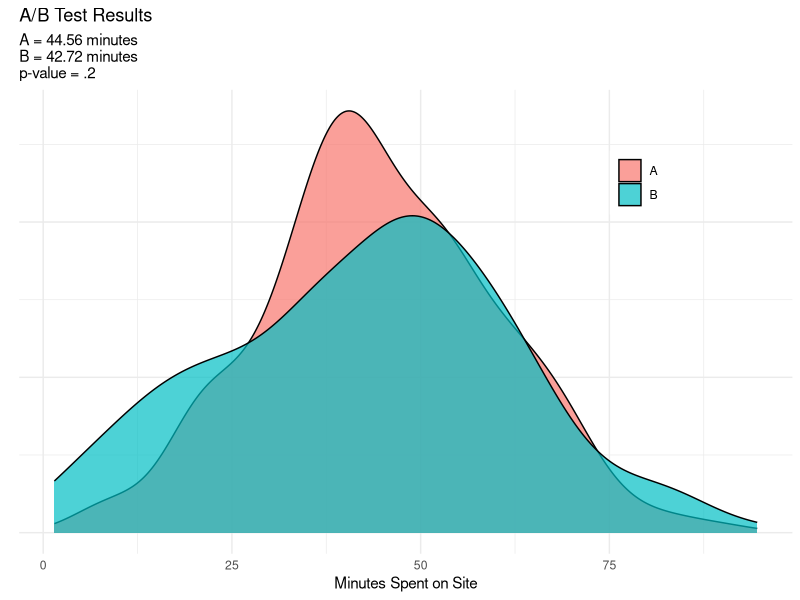
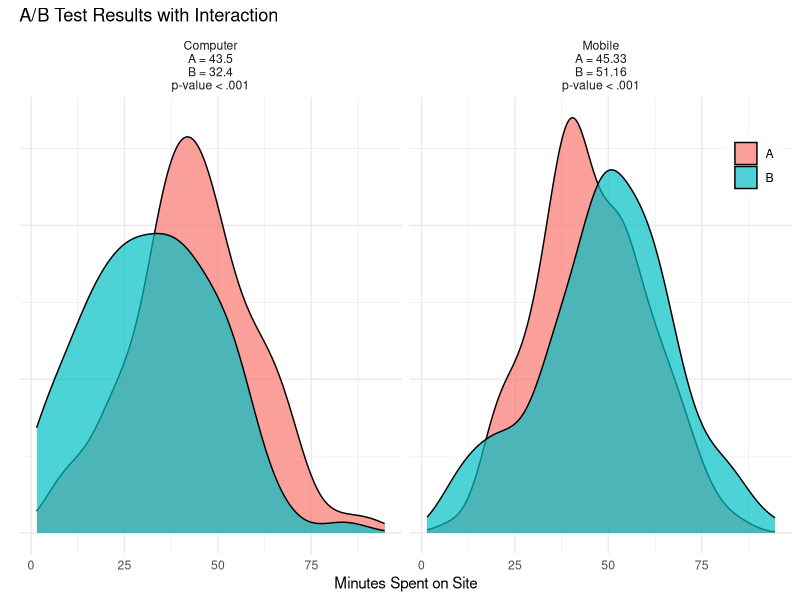
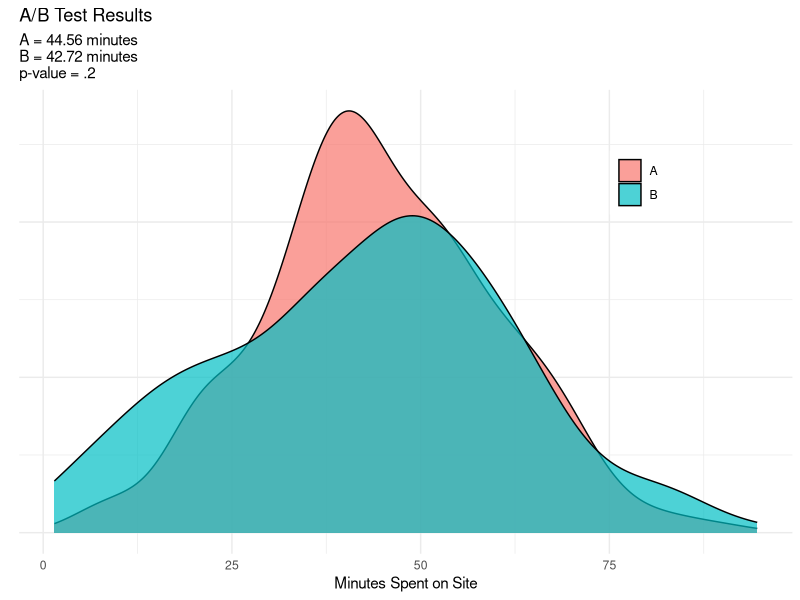
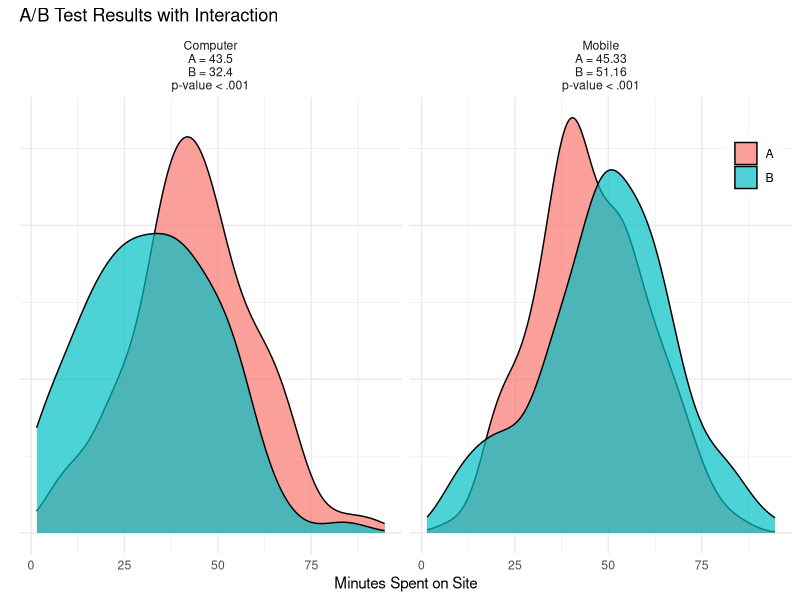

The R script that drew these images, in order:
library(tidyverse)
library(broom)
library(ggrepel)

# set seed
set.seed(44)

# set scintific notation options 
options(scipen=100, digits=4)

# Generate Distributions
A <- tibble(A = rnorm(250, 45, 15))

B <- tibble(B = c(rnorm(100, 30, 20), rnorm(150, 50,18)))

# create variable to represent medium of site engagement
Medium <- c(rep("Computer", 100), rep("Mobile", 150))

# combine into a single df
study <- cbind(A, B, Medium) %>%
  as_tibble() %>%
  pivot_longer(cols = 1:2) %>%
  filter(value >= 0) %>%
  mutate(conditional = str_c(name, Medium, sep =  " "))

# pull out A and B results for naive A/B test
A <- study %>% filter(name == "A") %>% select(value) %>% as_vector()
B <- study %>% filter(name == "B") %>% select(value) %>% as_vector()

# implement test
t.test(A,B)


# plot data 
ggplot(study, aes(value, fill = name)) + 
  geom_density(alpha = .7) + 
  labs(title = "A/B Test Results",
       subtitle = "A = 44.56 minutes\nB = 42.72 minutes\np-value = .2", 
       x = "Minutes Spent on Site", 
       y = element_blank()) + 
  theme_minimal() + 
  theme(legend.title = element_blank(),
        legend.position = c(0.8, 0.8),
        legend.box.background = element_rect(color = 'white'), 
        axis.text.y = element_blank())

ggsave('figures/no_interaction.png',
       device = "png",
       height = 4,
       width = 6)

# conduct a test to specify engagement types
reg.output <- tidy(summary(lm(value~ name*Medium, study)))
reg.output[2:4,1] <- c("B", "Mobile", "B x Mobile Interaction")
reg.output

lab.sup <- c("Computer\nA = 43.5\nB = 32.4\np-value < .001", 
          "Mobile\nA = 45.33\nB = 51.16\np-value < .001")

names(lab.sup) <- c("Computer", "Mobile")
# create seperate facets by medium type
ggplot(study, aes(value, fill = name)) + 
  geom_density(alpha = .7) + 
  labs(title = "A/B Test Results with Interaction",
       x = "Minutes Spent on Site", 
       y = element_blank()) + 
  facet_wrap(~Medium,
             labeller = labeller(Medium = lab.sup)) + 
  theme_minimal() +
  theme(legend.title = element_blank(),
        legend.position = c(0.95, 0.85),
        legend.box.background = element_rect(color = 'white'), 
        axis.text.y = element_blank())

ggsave('figures/interaction.png',
       device = "png",
       height = 4,
       width = 6)


